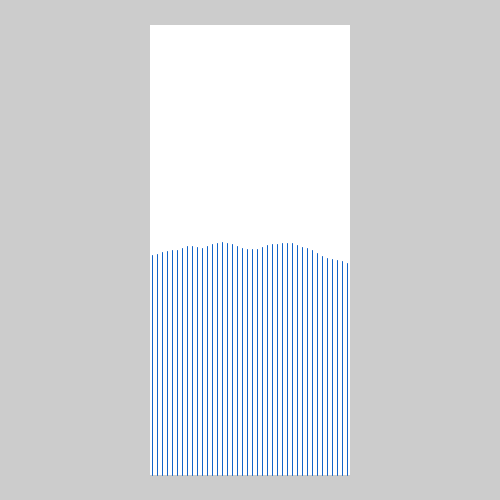
Frame 1 (no input)
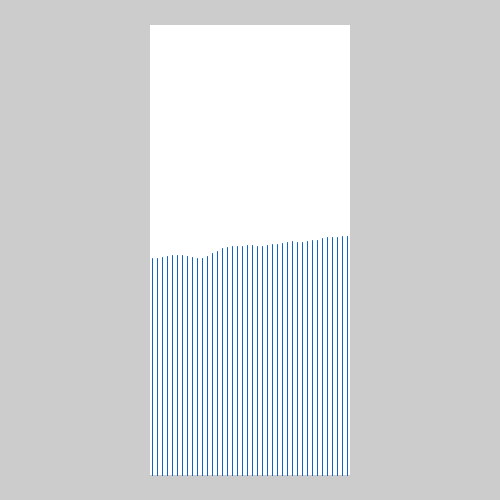
Frame 60 (the mouse pressed at the canvas centre just before this capture)
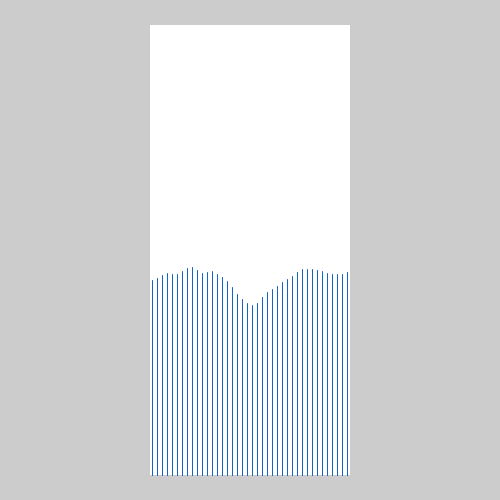
Frame 120 (the mouse held since frame 60 and released just before this capture)

The Processing sketch that drew these frames (run headless with seeded random() and noise(); from frame 60 on, the mouse is pressed at the canvas centre):

// Processing sketch: processing_174302
// ── processing_174302.pde

float noise_val = 0.0;
void setup(){
  frameRate(30);
  size(500,500);
  noStroke();
  smooth();
}
void draw(){
  translate(150,25);
  fill(255);
  float x =0;
    noStroke();
  rect(0,0,200,450);
  while (x<198){
    stroke(20,100,200);
    line(x+2,200+(map(mouseY,0,height,50,175)*noise(x/100,noise_val)),x+2,450);
    x=x+5;
  }
  noise_val = noise_val+0.02;
 
}
